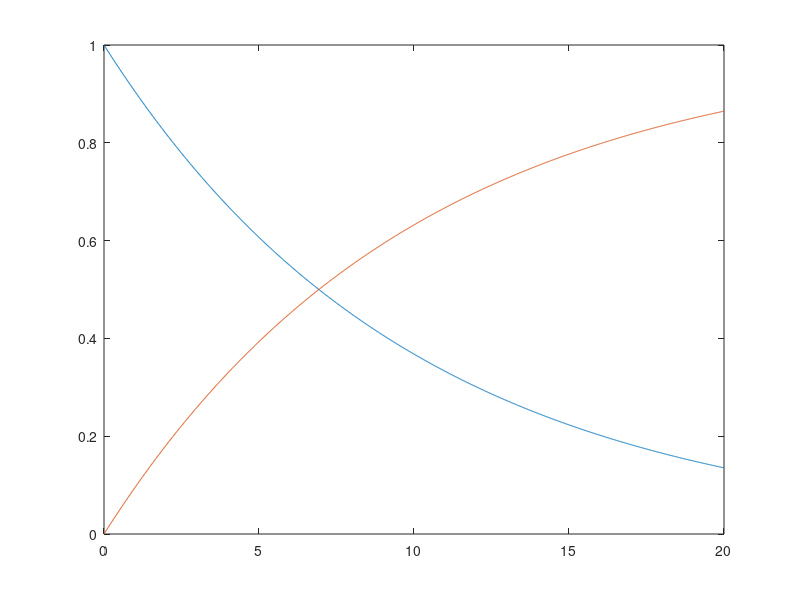

MATLAB code for this plot:
%Time evolution of a two level system under coherent pumping
clc;
clear;
close all;
%-------------------Constants
Gamma=0.1;
Omega=0;
E1=0;
E2=1;

%-----------------Operators%
sigma=[0 0;1 0];
sigma_z = sigma'*sigma - sigma*sigma';
I_sigma=eye(2);
%------------------Hamiltonian
% H=Omega*sigma'*sigma+E*(sigma'+sigma);
H = 0.5*(E2-E1)*sigma_z + 0.5*(E1+E2)*I_sigma + Omega*(sigma'+sigma);

%%
%-------------------Time
T_max=20;nkk=2;
dt=0.025/nkk;Time=0:dt:T_max;Nt=length(Time);
%-----------------Initial conditions
p1=zeros(2,1);p1(1)=1;
rho=p1*p1';
%----------------------Dynamics
n_s=zeros(1,Nt);
for i=1:Nt
    n_s1(i)=trace(rho*sigma'*sigma); %Population of excited state
    n_s2(i)=trace(rho*sigma*sigma'); %Population of ground state
    % n_d(i)=trace(rho*sigma_z);
    rho1=rho-1i*(H*rho-rho*H)*dt+...
        (0.5*Gamma*(sigma*rho*sigma'-sigma'*sigma*rho+sigma*rho*sigma'-rho*sigma'*sigma))*dt;
    rho2=0.5*(rho+rho1);
    rho=rho-1i*(H*rho2-rho2*H)*dt+...
        (0.5*Gamma*(sigma*rho2*sigma'-sigma'*sigma*rho2+sigma*rho2*sigma'-rho2*sigma'*sigma))*dt;
end
%-------------------Ploting the result
% figure()
% subplot(1,2,1)
% plot(Time,real(n_s1),'LineWidth',1.5)
% xlabel('Time','FontSize', 22,'FontName', 'Times New Roman')
% ylabel('$<\sigma^\dagger \sigma>$','Interpreter', 'latex', 'FontSize', 22,'FontName', 'Times New Roman')
% ax = gca;
% ax.FontSize = 20;
% pbaspect([1 1 1])
% subplot(1,2,2)
% plot(Time,real(n_s2),'LineWidth',1.5)
% xlabel('Time','FontSize', 22,'FontName', 'Times New Roman')
% ylabel('$<\sigma_z>$','Interpreter', 'latex', 'FontSize', 22,'FontName', 'Times New Roman')
% ax = gca;
% ax.FontSize = 20;
% pbaspect([1 1 1])

figure()
plot(Time, abs(n_s1))
hold on
plot(Time, abs(n_s2))
% plot(Time, real(n_s1) + real(n_s2))